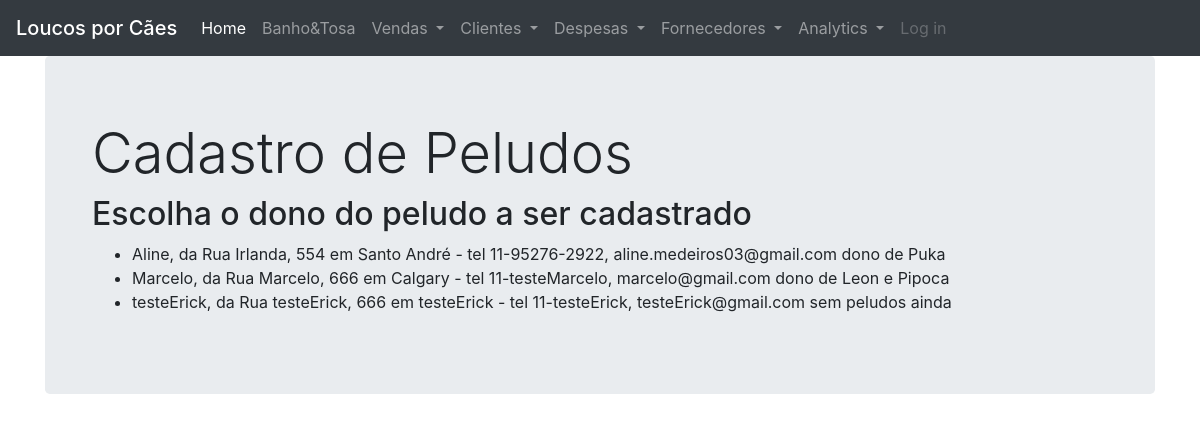
Screenshot of /lista_clientes with the database file from the repository.
### petshop/modelos/models.py (models this page shows, shortened)
class Clientes(db.Model):
    __tablename__ = 'clientes'
    id = db.Column(db.Integer, primary_key=True)
    nome = db.Column(db.NVARCHAR(30), nullable=False)
    sexo = db.Column(db.Enum('M', 'H'), nullable=False)
    peludo = db.relationship('Peludos', backref='clientes', lazy=True)
    venda = db.relationship('Vendas', backref='clientes', lazy=True)
    contato = db.relationship('Contatos')
    endereco = db.relationship('Enderecos')
    def lista_peludos(self):
        caes_cliente = self.peludo
        caes_cliente = [i.nome for i in caes_cliente]
        if caes_cliente:
            texto = ' e '.join(caes_cliente)
            return f'dono de {texto}'
        return 'sem peludos ainda'
    def __repr__(self):
        return f"""
        {self.nome}, da {self.endereco[0]} - tel {self.contato[0]}
        {self.lista_peludos()}
        """

class Enderecos(db.Model):
    __tablename__ = 'enderecos'
    id = db.Column(db.Integer, primary_key=True)
    rua = db.Column(db.NVARCHAR(30))
    numero = db.Column(db.Integer)
    bairro = db.Column(db.NVARCHAR(30))
    cidade = db.Column(db.NVARCHAR(30))
    estado = db.Column(db.CHAR(2))
    distancia = db.Column(db.Float)
    cliente_id = db.Column(db.Integer, db.ForeignKey('clientes.id'))
    def __repr__(self):
        return f"{self.rua}, {self.numero} em {self.cidade}"

class Contatos(db.Model):
    __tablename__ = 'contatos'
    id = db.Column(db.Integer, primary_key=True)
    tel1 = db.Column(db.NVARCHAR(13))
    tel2 = db.Column(db.NVARCHAR(13))
    email = db.Column(db.NVARCHAR(30))
    cliente_id = db.Column(db.Integer, db.ForeignKey('clientes.id'))
    def __repr__(self):
        return f"""
        {self.tel1}, {self.email}
        """

class Peludos(db.Model):
    __tablename__ = 'peludos'
    id = db.Column(db.Integer, primary_key=True)
    nome = db.Column(db.NVARCHAR(30), nullable=False)
    breed = db.Column(db.NVARCHAR(20), nullable=False)
    pelagem = db.Column(db.Enum('longo', 'curto'), nullable=False)
    nascimento = db.Column(db.Date, nullable=True)
    data_start = db.Column(db.Date, nullable=True)
    sexo = db.Column(db.Enum('M', 'F'), nullable=False)
    castrado = db.Column(db.Enum('S', 'N'), nullable=False)
    cliente_id = db.Column(db.Integer, db.ForeignKey('clientes.id'))
    venda = db.relationship('Vendas', backref='peludos', lazy=True)

### petshop/views/views_consultas.py (the view)
@views_consultas.route('/lista_clientes')
def lista_clientes():
    listagem = Clientes.query.all()
    return render_template('lista_clientes.html', listagem=listagem)

### petshop/templates/lista_clientes.html
{% extends "base.html" %}
{% block content %}
<div class="jumbotron">
  <div class="container">
    <h1 class="display-4">Cadastro de Peludos</h1>
    <h2>Escolha o dono do peludo a ser cadastrado</h2>
    <ul>
        {% for item in listagem %}
        <li>{{ "{}".format(item) }} </li>
        {% endfor %}
    </ul>
  </div>
</div>
{% endblock %}

### rows the page displays
Clientes: nome.nome "Aline, da Rua Irlanda, 554 em Santo André - tel 11-95276-2922, aline.medeiros03@gmail.com dono de Puka"
Clientes: nome.nome "Marcelo, da Rua Marcelo, 666 em Calgary - tel 11-testeMarcelo, marcelo@gmail.com dono de Leon e Pipoca"
Clientes: nome.email "testeErick, da Rua testeErick, 666 em testeErick - tel 11-testeErick, testeErick@gmail.com sem peludos ainda"
